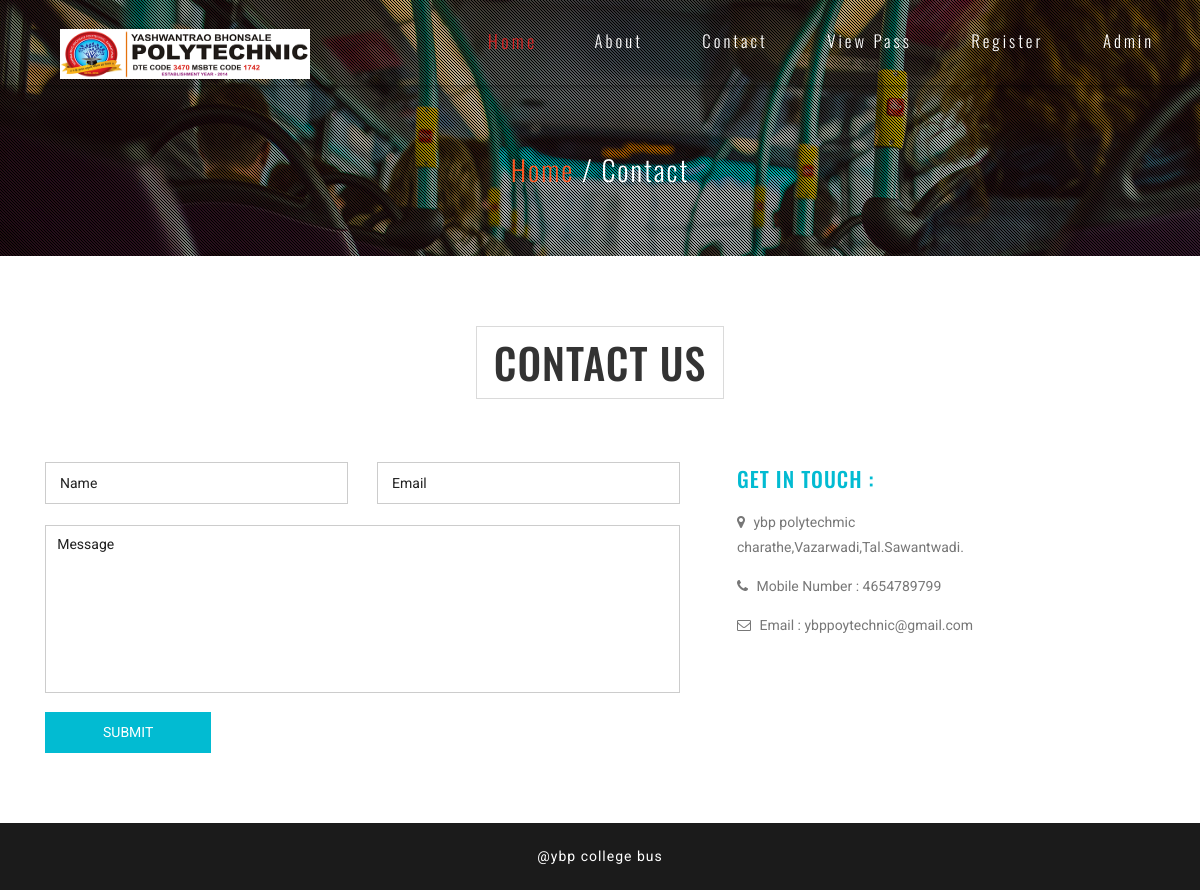
The page /contact.php on the database its author committed.
### tables this page shows
CREATE TABLE IF NOT EXISTS `tblpage` (
  `ID` int NOT NULL AUTO_INCREMENT,
  `PageType` varchar(200) DEFAULT NULL,
  `PageTitle` varchar(200) DEFAULT NULL,
  `PageDescription` mediumtext,
  `Email` varchar(200) DEFAULT NULL,
  `MobileNumber` bigint DEFAULT NULL,
  `UpdationDate` timestamp NOT NULL DEFAULT CURRENT_TIMESTAMP ON UPDATE CURRENT_TIMESTAMP,
  PRIMARY KEY (`ID`)
);

### contact.php (the view, shortened to what this page needs)
<?php
include('includes/dbconnection.php');
?>
<!DOCTYPE html>
<html lang="en">
<head>
<link href="css/bootstrap.css" type="text/css" rel="stylesheet" media="all">
<link href="css/style.css" type="text/css" rel="stylesheet" media="all">
<link href="css/font-awesome.css" rel="stylesheet">
</head>
<body>
	<div class="agileits-banner">
		<div class="bnr-agileinfo">
			<?php include_once('includes/header.php');?>
			<div class="banner-text agileinfo about-bnrtext">
				<div class="container">
					<h2><a href="index.php">Home</a> / Contact</h2>
				</div>
			</div>
		</div>
	</div>
	<div class="contact agileits">
		<div class="container">
			<div class="agileits-title">
				<h3>Contact Us</h3>
			</div>
			<div class="contact-agileinfo">
				<div class="col-md-7 contact-form wthree">
					<form action="#" method="post">
						<input type="text" name="name" placeholder="Name" required="">
						<input class="email" type="email" name="email" placeholder="Email" required="">
						<textarea placeholder="Message" name="message" required=""></textarea>
						<input type="submit" name="submit" value="SUBMIT">
					</form>
				</div>
				<div class="col-md-4 contact-right wthree">
					<div class="contact-text w3-agileits">
						<h4>GET IN TOUCH :</h4>
						<?php
$sql="SELECT * from tblpage where PageType='contactus'";
$query = $dbh -> prepare($sql);
$query->execute();
$results=$query->fetchAll(PDO::FETCH_OBJ);
$cnt=1;
if($query->rowCount() > 0)
{
foreach($results as $row)
{               ?>
						<p><i class="fa fa-map-marker"></i> <?php  echo htmlentities($row->PageDescription);?> </p>
						<p><i class="fa fa-phone"></i> Mobile Number : <?php  echo htmlentities($row->MobileNumber);?></p>
						<p><i class="fa fa-envelope-o"></i> Email : <?php  echo htmlentities($row->Email);?></p> <?php $cnt=$cnt+1;}} ?>
					</div>
				</div>
				<div class="clearfix"> </div>
			</div>
		</div>
	</div>
<?php include_once('includes/footer.php');?>
</body>
</html>

### css/style.css (style rules this page uses)
body { margin:0; font-family: 'Roboto', sans-serif; background: #fff; }
body a { transition: 0.5s all; -webkit-transition: 0.5s all; -moz-transition: 0.5s all; -o-transition: 0.5s all; -ms-transition: 0.5s all; text-decoration:none; outline:none; }
h1,h2,h3,h4,h5,h6 { margin:0; font-family: 'Oswald', sans-serif; }
p { margin:0; }
.agileits-banner { background:url(../images/bg.jpg)no-repeat center 0px; -webkit-background-size:cover; -moz-background-size:cover; -o-background-size:cover; -ms-background-size:cover; background-size:cover; position: relative; }
.bnr-agileinfo { background: url(../images/overlay.png)rgba(0, 0, 0, 0.25) repeat 0px 0px; }
.banner-text { padding: 21em 0; }
.welcome,.services,.gallery,.team,.subscribe,.contact,.testimonials,.video,.codes { padding: 5em 0; }
.agileits-title { text-align: center; }
.agileits-title h3 { font-size: 3em; text-transform: uppercase; margin-bottom: 1.5em; display: inline-block; border: 1px solid #dadada; padding: .3em 0.4em; letter-spacing: 1px; color:#333; }
P { font-size: 1em; color: #777; line-height: 1.8em; }
.banner-text.agileinfo.about-bnrtext { padding: 5em 0; text-align: center; }
.banner-text.agileinfo.about-bnrtext h2 { font-size: 2em; color: #fff; font-weight: 300; letter-spacing: 2px; }
.banner-text.agileinfo.about-bnrtext h2 a { color: #FF5722; display: inline-block; -webkit-transition:.5s all; -moz-transition:.5s all; -o-transition:.5s all; -ms-transition:.5s all; transition:.5s all; }
.contact input[type="text"],.contact input[type="email"] { width: 47.7%; color: #999; float: left; background: none; outline: none; font-size: 1em; padding: .7em 1em; margin-bottom: 1.5em; border: solid 1px #ccc; -webkit-appearance: none; display: inline-block; }
.contact input.email { float: right; }
.contact textarea { resize: none; width: 100%; background: none; color: #999; font-size: 1em; outline: none; padding: .6em .8em; border: solid 1px #ccc; min-height: 12em; -webkit-appearance: none; }
.contact input[type="submit"] { outline: none; color: #fff; padding: 0.6em 4em; font-size: 1em; margin: 1em 0 0 0; -webkit-appearance: none; background: #02bbd2; border: 2px solid #02bbd2; -webkit-transition: 0.5s all; -moz-transition: 0.5s all; transition: 0.5s all; }
.contact-right h4 { font-size: 1.5em; color: #02bbd2; line-height: 1.6em; letter-spacing: 1px; }
.contact-right.wthree { padding-left: 3em; }
.contact-text p { margin-top: 1em; text-align: left; }
.contact-text p i.fa { margin-right: 5px; }
@media (max-width:1280px) { .banner-text { padding: 16em 0; } }

### rows shown on the page
tblpage: PageDescription "ybp polytechmic charathe,Vazarwadi,Tal.Sawantwadi.", MobileNumber "4654789799", Email "ybppoytechnic@gmail.com"
